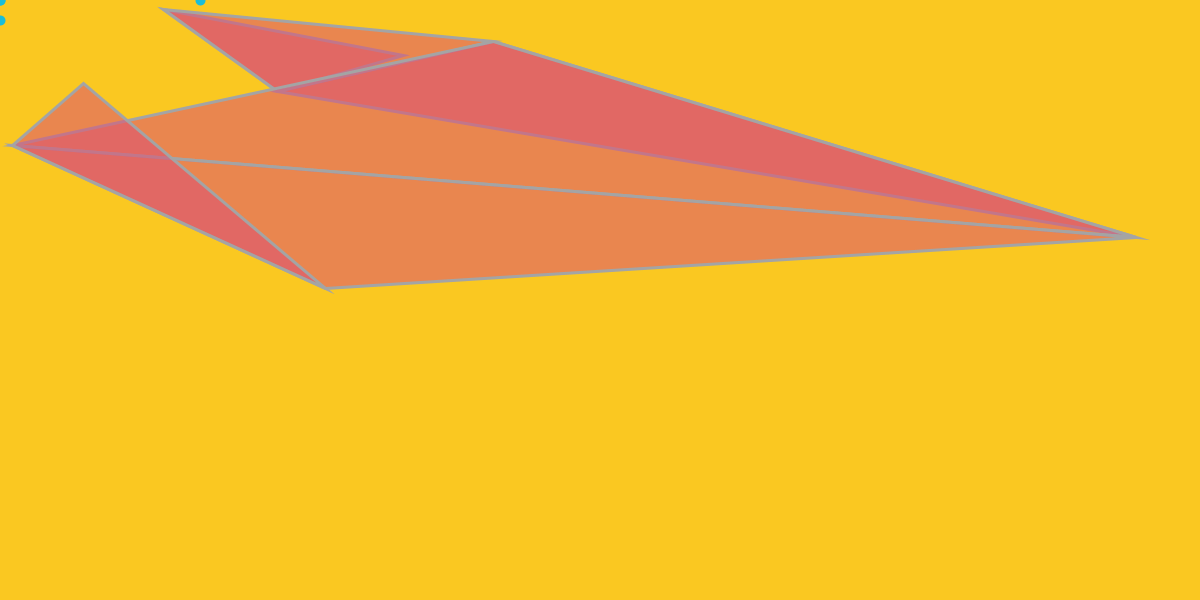
Frame 1 (no input)
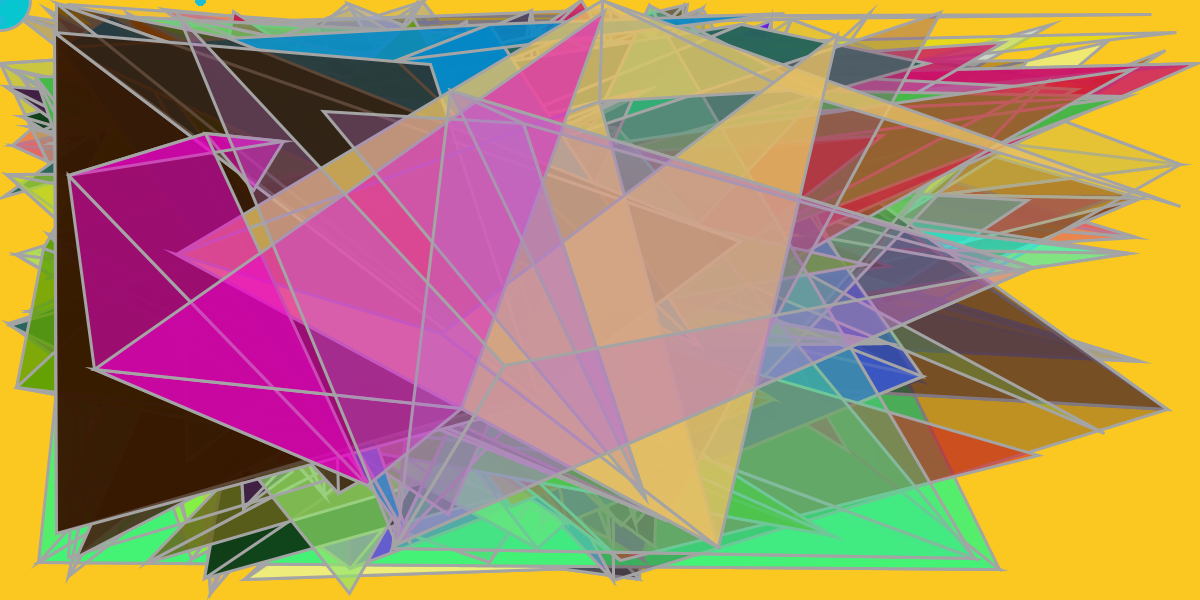
Frame 60 (the mouse pressed at the canvas centre just before this capture)
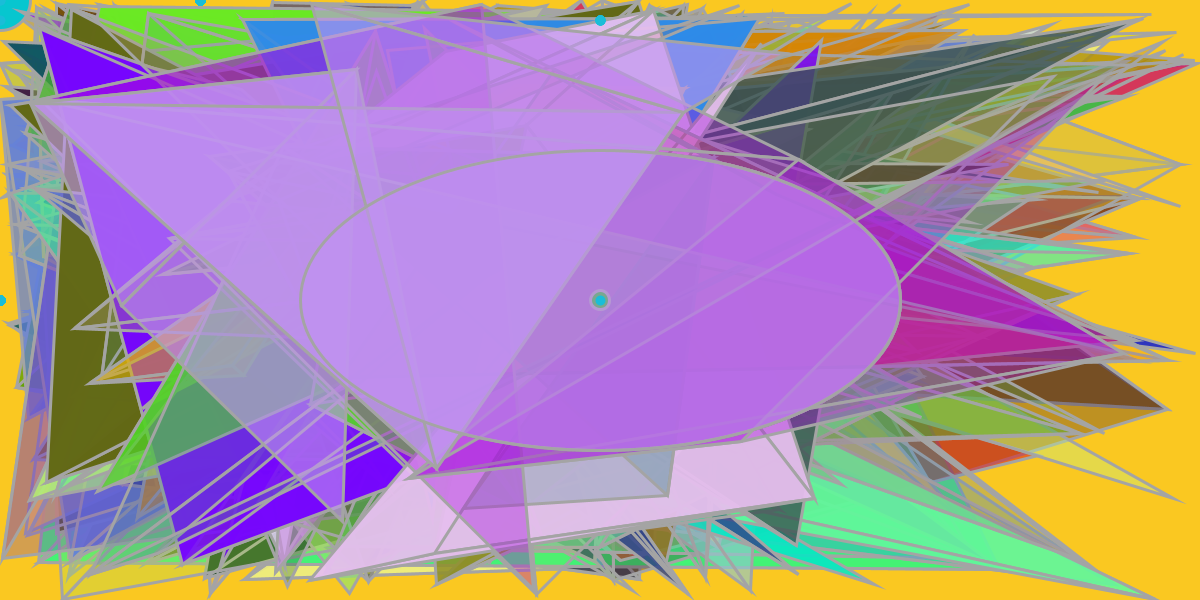
Frame 120 (the mouse held since frame 60 and released just before this capture)

The Processing sketch that drew these frames (run headless with seeded random() and noise(); from frame 60 on, the mouse is pressed at the canvas centre):

// Processing sketch: processing_72588
// ── processing_72588.pde

float randomDiameter = 0; 
 float strokeGray = random(255);    
 
 
void setup() {
  size(1200,600);
  background(250,200,33);
  frameRate(10);
}
void draw() {
  
  smooth();
  stroke(strokeGray,strokeGray,strokeGray);
  strokeWeight(3);
  fill(random(255),random(255),random(255));
  
  if (randomDiameter <100){
  randomDiameter++;
  }
  else{
    randomDiameter=0;
  }
  
  ellipse(mouseX, mouseY, randomDiameter, randomDiameter );

  fill(random(255), random(255), random(255), random(255));
  beginShape(TRIANGLE_STRIP);
  vertex(random(0, 1200), random(0, 600));
  vertex(random(0, 800), random(0, 600));
  vertex(random(0, 800), random(0, 200));
  vertex(random(0, 800), random(0, 400));
  vertex(random(0, 1200), random(0, 600));
  vertex(random(0, 800), random(0, 600));
  vertex(random(0, 800), random(0, 600));
  vertex(random(0, 1200), random(0, 100));
  ellipse (mouseX, mouseY, mouseX, mouseY);

strokeWeight(10);
stroke(26,189,216);
beginShape(POINTS);
vertex(mouseX, 20);
vertex(mouseX, mouseY);
vertex(200, 0);
vertex(0, mouseY);
endShape();

}

void mouseClicked() {
  
  if(strokeGray == 0){  
  strokeGray = 255;
  }
  else{          
  strokeGray = 0;
  } 
}

void keyPressed(){
  if(key =='s') {
    save("AlexaRoberts.png");
  }
}
